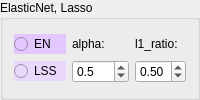
        <widget class="QGroupBox" name="groupBox_7">
         <property name="styleSheet">
          <string notr="true"/>
         </property>
         <property name="title">
          <string>ElasticNet, Lasso</string>
         </property>
         <layout class="QGridLayout" name="gridLayout_12">
          <item row="0" column="1">
           <layout class="QGridLayout" name="gridLayout_11">
            <item row="0" column="1">
             <widget class="QLabel" name="label">
              <property name="toolTip">
               <string>Этот параметр контролирует общую силу регуляризации.</string>
              </property>
              <property name="text">
               <string>alpha:</string>
              </property>
             </widget>
            </item>
            <item row="1" column="0">
             <widget class="QRadioButton" name="radioButton_lasso">
              <property name="toolTip">
               <string>Lasso</string>
              </property>
              <property name="styleSheet">
               <string notr="true">background-color: rgb(233, 216, 252);</string>
              </property>
              <property name="text">
               <string>LSS</string>
              </property>
              <attribute name="buttonGroup">
               <string notr="true">buttonGroup</string>
              </attribute>
             </widget>
            </item>
            <item row="0" column="0">
             <widget class="QRadioButton" name="radioButton_en">
              <property name="toolTip">
               <string>ElasticNet</string>
              </property>
              <property name="styleSheet">
               <string notr="true">background-color: rgb(227, 200, 255);</string>
              </property>
              <property name="text">
               <string>EN</string>
              </property>
              <attribute name="buttonGroup">
               <string notr="true">buttonGroup</string>
              </attribute>
             </widget>
            </item>
            <item row="0" column="2">
             <widget class="QLabel" name="label_2">
              <property name="toolTip">
               <string>Этот параметр определяет смешивание регрессии L1 и L2 в ElasticNet. Значение l1_ratio находится в диапазоне от 0 до 1. Когда l1_ratio = 0, это эквивалентно регрессии L2 (Ridge). Когда l1_ratio = 1, это эквивалентно регрессии L1 (Lasso). При значениях между 0 и 1, это комбинация обеих регрессий.</string>
              </property>
              <property name="text">
               <string>l1_ratio:</string>
              </property>
             </widget>
            </item>
            <item row="1" column="1">
             <widget class="QDoubleSpinBox" name="doubleSpinBox_alpha">
              <property name="toolTip">
               <string>Этот параметр контролирует общую силу регуляризации.</string>
              </property>
              <property name="decimals">
               <number>1</number>
              </property>
              <property name="singleStep">
               <double>0.100000000000000</double>
              </property>
              <property name="value">
               <double>0.500000000000000</double>
              </property>
             </widget>
            </item>
            <item row="1" column="2">
             <widget class="QDoubleSpinBox" name="doubleSpinBox_l1_ratio">
              <property name="toolTip">
               <string>Этот параметр определяет смешивание регрессии L1 и L2 в ElasticNet. Значение l1_ratio находится в диапазоне от 0 до 1. Когда l1_ratio = 0, это эквивалентно регрессии L2 (Ridge). Когда l1_ratio = 1, это эквивалентно регрессии L1 (Lasso). При значениях между 0 и 1, это комбинация обеих регрессий.</string>
              </property>
              <property name="decimals">
               <number>2</number>
              </property>
              <property name="maximum">
               <double>1.000000000000000</double>
              </property>
              <property name="singleStep">
               <double>0.010000000000000</double>
              </property>
              <property name="value">
               <double>0.500000000000000</double>
              </property>
             </widget>
            </item>
           </layout>
          </item>
         </layout>
        </widget>
